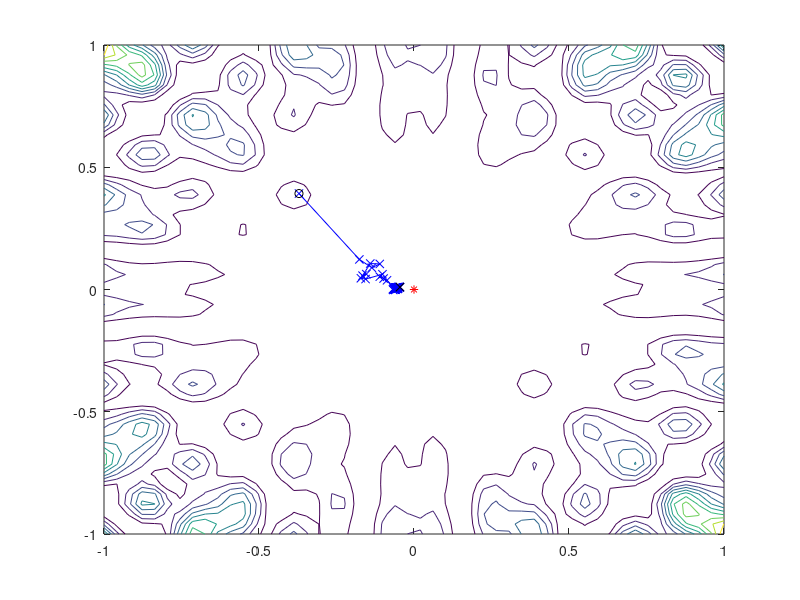

Recreate this plot in MATLAB.
% a gradiens modszer sztochasztikus modositasa

clear;
clf;
close all;

% a célfüggvény

% f = @(x,y) (x.^4-16*x.^2+5*x)/2 + (y.^4-16*y.^2+5*y)/2; 
% a domain: 
% a1 = -4;
% b1 = 4;
% a2 = -4;
% b2 = 4;

f = @(x,y) (x.*sin(20*y)+y.*sin(20*x)).^2 .* cosh(sin(10*x).*x)+...
(x.*cos(10*y)-y.*cos(10*x)).^2 .* cosh(cos(20*y).*y);
a1 = -1;
b1 = 1;
a2 = -1;
b2 = 1;



F = @(v) f(v(1),v(2));

dF=@(x,d)F(x+d)-F(x-d);


% U: egyenletes az Omega halmazon (ami egy téglalap)
U = @() [a1 + (b1-a1)*rand(); a2 + (b2-a2)*rand()];
inU = @(v) a1<=v(1) && v(1)<=b1 && a2<=v(2) && v(2)<=b2; 
% maxit:
maxit = 50;

% az összes pont:
t = zeros(2,maxit+1);
% ertekek
Ft = zeros(maxit+1,1);


% init, random kezdőpont
t(:,1)=U();
Ft(1)=F(t(:,1));
k=1;

% spec alfa beta sorozat
a=1/2;
b=sqrt(a);

it=k+1;
while true
  if it>maxit, break; end
  tk=t(:,k);
  Ftk=F(tk);

  % egységkoron egyenletes
  fi=2*pi*rand();
  c=[cos(fi); sin(fi)];

  g=0.5*a/b*dF(tk,b*c)*c;
  
  u=tk-g;
  Fu=F(u);
  if true==inU(u) 
  %&& norm(g)<1
  %&& Fu<Ftk
    k=k+1;
    t(:,k)=u;
    Ft(k)=Fu;
    a=1/(k+1);
    b=sqrt(a);
  end
  it=it+1;
end


[rloc,rval]=fminunc(F,[0.1;0.1]);
fprintf("rloc=(%.2f,%.2f) rval=%.2f\n",rloc(1),rloc(2),rval);
loc=t(:,k);
val=Ft(k);
fprintf("loc=(%.2f,%.2f) val=%.2f\n",loc(1),loc(2),val);
fprintf("maxit=%d k=%d\n",maxit,k);



% ad-hoc rajzolgatas
dd = linspace(a1,b1,50);
[X,Y]=meshgrid(dd,dd);
Z=f(X,Y);
contour(X,Y,Z);
hold on;
plot(rloc(1),rloc(2),'r*');


plot(t(1,1:k),t(2,1:k),'bx-');
plot(t(1,1),t(2,1),'ko');
plot(loc(1),loc(2),'kx');
